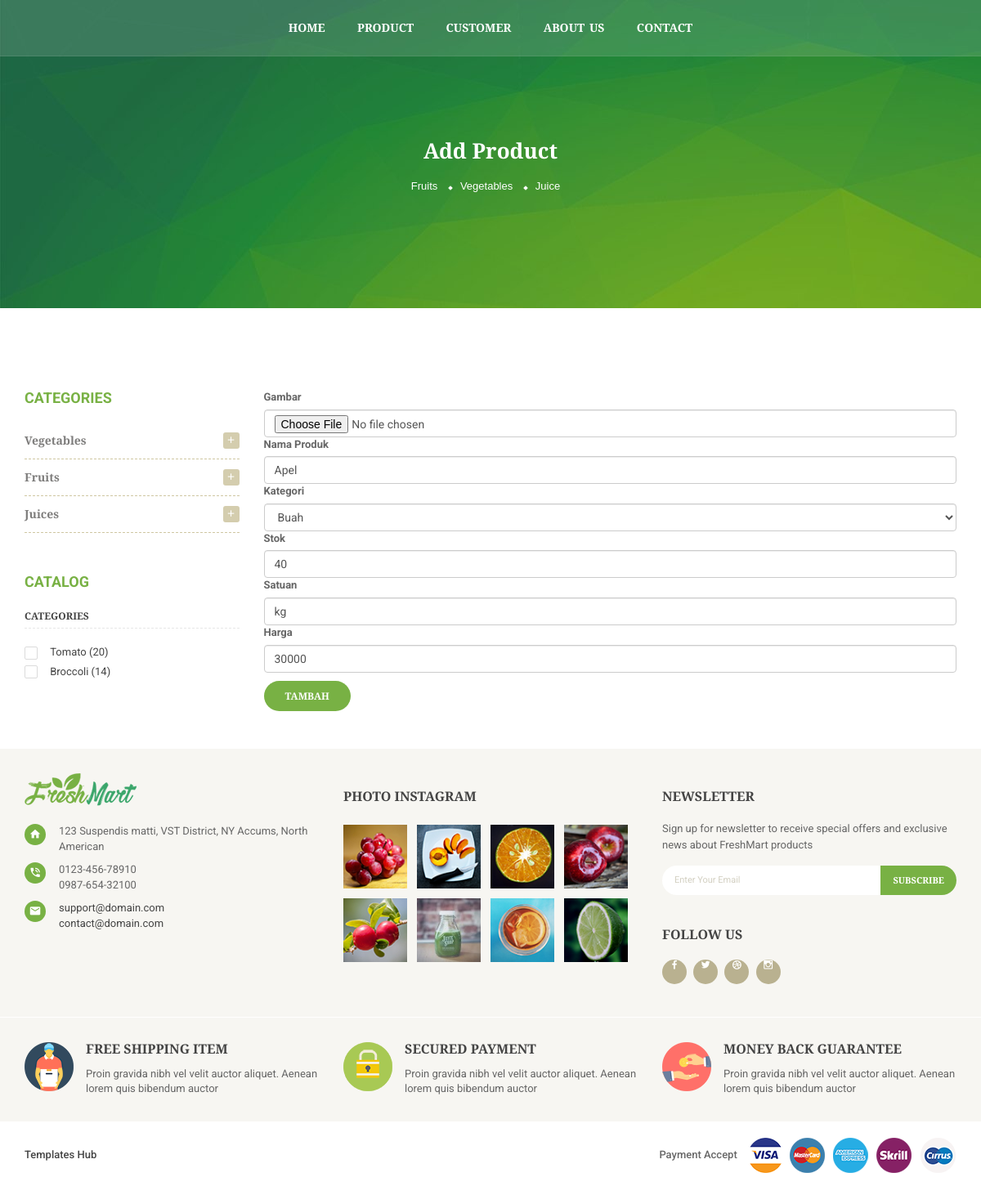
The page /produk/edit_produk.php?id_produk=1 on the database its author committed.
### tables this page shows
CREATE TABLE `produk` (
  `id_produk` int(11) NOT NULL,
  `nama_produk` varchar(50) NOT NULL,
  `id_kategori` int(10) NOT NULL,
  `stok` int(10) NOT NULL,
  `satuan` varchar(5) NOT NULL,
  `harga` int(11) NOT NULL,
  `gambar` varchar(100) DEFAULT NULL
);

### produk/edit_produk.php (the view, shortened to what this page needs)
<!DOCTYPE php>
<php lang="zxx">
<head>
		<link rel="stylesheet" href="../libs/bootstrap/css/bootstrap.css">
		<link rel="stylesheet" href="../libs/font-awesome/css/font-awesome.min.css">
		<link rel="stylesheet" href="../libs/font-material/css/material-design-iconic-font.min.css">
		<link rel="stylesheet" href="../libs/nivo-slider/css/nivo-slider.css">
		<link rel="stylesheet" href="../libs/nivo-slider/css/animate.css">
		<link rel="stylesheet" href="../libs/nivo-slider/css/style.css">
		<link rel="stylesheet" href="../libs/owl.carousel/assets/owl.carousel.min.css">
		<link rel="stylesheet" href="../libs/slider-range/css/jslider.css">
		<link rel="stylesheet" href="../css/style.css">
		<link rel="stylesheet" href="../css/reponsive.css">
	</head>
	<body class="home home-1">
		<div id="all">
				<div id="main-menu">
					<ul class="menu">
						<li class="dropdown">
							<a href="../home.php" title="Homepage">Home</a>
						</li>
						<li class="dropdown">
							<a href="product.php" title="Product">Product</a>
						</li>
						<li class="dropdown">
							<a href="../customer/page-customer.php">Customer</a>
						</li>
						<li>
							<a href="../page-about-us.php">About Us</a>
						</li>
						<li>
							<a href="../page-contact.php">Contact</a>
						</li>
					</ul>
				</div>
			<div id="content" class="site-content">
				<div id="breadcrumb">
					<div class="container">
						<h2 class="title">Add Product</h2>
						<ul class="breadcrumb">
							<li><a href="#" title="Home">Fruits</a></li>
							<li><a href="#" title="Product">Vegetables</a></li>
							<li><a href="#" title="Suplier">Juice</a></li>
						</ul>
					</div>
				</div>
	        <div class="container">
					<div class="row">
						<div id="left-column" class="sidebar col-lg-3 col-md-3 col-sm-3 col-xs-12">
							<div class="block product-categories">
								<h3 class="block-title">Categories</h3>
								<div class="block-content">
									<div class="item">
										<span class="arrow collapsed" data-toggle="collapse" data-target="#vegetables" aria-expanded="false" role="button">
											<i class="zmdi zmdi-plus"></i>
										</span>
										<a class="category-title" href="product-grid-left-sidebar.php">Vegetables</a>
									</div>
									<div class="item">
										<span class="arrow collapsed" data-toggle="collapse" data-target="#fruits" aria-expanded="false" role="button">
											<i class="zmdi zmdi-plus"></i>
										</span>
										<a class="category-title" href="product-grid-left-sidebar.php">Fruits</a>
									</div>
									<div class="item">
										<span class="arrow collapsed" data-toggle="collapse" data-target="#juices" aria-expanded="false" role="button">
											<i class="zmdi zmdi-plus"></i>
										</span>
										<a class="category-title" href="product-grid-left-sidebar.php">Juices</a>
									</div>
								</div>
							</div>
							<div class="block product-filter">
								<h3 class="block-title">Catalog</h3>
								<div class="block-content">
									<div class="filter-item">
										<h3 class="filter-title">Categories</h3>
										<div class="filter-content">
											<ul>
												<li>
													<label class="check">
														<span class="custom-checkbox">
															<span class="checkmark"></span>
														</span>
														<a>Tomato <span class="quantity">(20)</span></a>
													</label>
												</li>
												<li>
													<label class="check">
														<span class="custom-checkbox">
															<span class="checkmark"></span>
														</span>
														<a>Broccoli <span class="quantity">(14)</span></a>
													</label>
												</li>
											</ul>
										</div>
									</div>
								</div>
							</div>
						</div>
						<?php
							include "../connection.php";
							$id_produk = $_GET['id_produk'];
							$produk = mysqli_query($connection,"SELECT * FROM produk WHERE id_produk='$id_produk'");
							while($data = mysqli_fetch_array($produk)){
								$nama_produk = $data['nama_produk'];
								$stok = $data['stok'];
								$satuan = $data['satuan'];
								$harga = $data['harga'];
								$gambar = $data['gambar'];
							}
						?>
						<div id="center-column" class="col-lg-9 col-md-9 col-sm-9 col-xs-12">
							<div class="product-category-page">
								<form action="proses_edit_produk.php?id_produk=<?php echo $id_produk; ?>" method="post" enctype="multipart/form-data">
									<div class="mb-3">
										<label class="form-label">Gambar</label>
										<input type="file" name="gambar" class="form-control"  value="<?php echo $gambar; ?>">
									</div>
									<div class="mb-3">
										<label for="exampleInputNama" class="form-label">Nama Produk</label>
										<input type="text" name="nama_produk" class="form-control" required="" autocomplete="off" value="<?php echo $nama_produk; ?>">
									</div>
									<div>
										<label for="exampleInputNama" class="form-label">Kategori</label>
										<select class="form-control nice-select wide" name="id_kategori">
											<?php
											include "../connection.php";
											$query = mysqli_query($connection,"SELECT * FROM kategori");
											while ($data = mysqli_fetch_array($query)) {
												echo "<option value=$data[id_kategori]> $data[nama_kategori]</option>";}
											?>
										</select>
									</div>
									<div class="mb-3">
										<label for="exampleInputNama" class="form-label">Stok</label>
										<input type="number" name="stok" class="form-control" required="" autocomplete="off" value="<?php echo $stok; ?>">
									</div>
									<div class="mb-3">
										<label for="exampleInputNama" class="form-label">Satuan</label>
										<input type="text" name="satuan" class="form-control" required="" autocomplete="off" value="<?php echo $satuan; ?>">
									</div>
									<div class="mb-3">
										<label for="exampleInputNama" class="form-label">Harga</label>
										<input type="number" name="harga" class="form-control" required="" autocomplete="off" value="<?php echo $harga; ?>">
									</div>
									<div style="margin-top: 10px;">
										<button type="submit" name="submit" class="btn btn-primary">
											Tambah
										</button>
									</div>
								</form>
							</div>
						</div>
					</div>
				</div>
			<footer id="footer">
				<div class="footer">
					<div class="footer-top">
						<div class="container">
							<div class="row">
								<div class="col-lg-4 col-md-4 col-sm-4 col-xs-12">
									<div class="block text">
										<div class="block-content">
											<a href="index.php" class="logo-footer">
												<img src="../img/logo-2.png" alt="Logo">
											</a>
											<div class="contact">
												<div class="item d-flex">
													<div class="item-left">
														<i class="zmdi zmdi-home"></i>
													</div>
													<div class="item-right">
														<span>123 Suspendis matti, VST District, NY Accums, North American</span>
													</div>
												</div>
												<div class="item d-flex">
													<div class="item-left">
														<i class="zmdi zmdi-phone-in-talk"></i>
													</div>
													<div class="item-right">
														<span>0123-456-78910<br>0987-654-32100</span>
													</div>
												</div>
												<div class="item d-flex">
													<div class="item-left">
														<i class="zmdi zmdi-email"></i>
													</div>
													<div class="item-right">
														<span><a href="mailto:support@domain.com">support@domain.com</a><br><a href="mailto:contact@domain.com">contact@domain.com</a></span>
													</div>
												</div>
											</div>
										</div>
									</div>
								</div>
								<div class="col-lg-4 col-md-4 col-sm-4 col-xs-12">
									<div class="block instagram">
										<h2 class="block-title">Photo Instagram</h2>
										<div class="block-content">
											<div class="row margin-0">
												<div class="col-xs-3 col-sm-3 col-md-3 col-lg-3 padding-0">
													<a href="#">
														<img src="../img/instagram-1.png" alt="Instagram Image">
													</a>
												</div>
												<div class="col-xs-3 col-sm-3 col-md-3 col-lg-3 padding-0">
													<a href="#">
														<img src="../img/instagram-2.png" alt="Instagram Image">
													</a>
												</div>
												<div class="col-xs-3 col-sm-3 col-md-3 col-lg-3 padding-0">
													<a href="#">
														<img src="../img/instagram-3.png" alt="Instagram Image">
													</a>
												</div>
												<div class="col-xs-3 col-sm-3 col-md-3 col-lg-3 padding-0">
													<a href="#">
														<img src="../img/instagram-4.png" alt="Instagram Image">
													</a>
												</div>
												<div class="col-xs-3 col-sm-3 col-md-3 col-lg-3 padding-0">
													<a href="#">
														<img src="../img/instagram-5.png" alt="Instagram Image">
													</a>
												</div>
												<div class="col-xs-3 col-sm-3 col-md-3 col-lg-3 padding-0">
													<a href="#">
														<img src="../img/instagram-6.png" alt="Instagram Image">
													</a>
												</div>
												<div class="col-xs-3 col-sm-3 col-md-3 col-lg-3 padding-0">
													<a href="#">
														<img src="../img/instagram-7.png" alt="Instagram Image">
													</a>
												</div>
												<div class="col-xs-3 col-sm-3 col-md-3 col-lg-3 padding-0">
													<a href="#">
														<img src="../img/instagram-8.png" alt="Instagram Image">
													</a>
												</div>
											</div>
										</div>
									</div>
								</div>
								<div class="col-lg-4 col-md-4 col-sm-4 col-xs-12">
									<div class="block newsletter">
										<h2 class="block-title">Newsletter</h2>
										<div class="block-content">
											<p class="description">Sign up for newsletter to receive special offers and exclusive news about FreshMart products</p>
											<form action="#" method="post">
												<input type="text" placeholder="Enter Your Email">
												<button type="submit" class="btn btn-primary">Subscribe</button>
											</form>
										</div>
									</div>
									<div class="block social">
										<h2 class="block-title">Follow Us</h2>
										<div class="block-content">
											<ul>
												<li><a href="#"><i class="zmdi zmdi-facebook"></i></a></li>
												<li><a href="#"><i class="zmdi zmdi-twitter"></i></a></li>
												<li><a href="#"><i class="zmdi zmdi-dribbble"></i></a></li>
												<li><a href="#"><i class="zmdi zmdi-instagram"></i></a></li>
											</ul>
										</div>
									</div>
								</div>
							</div>
						</div>
					</div>
					<div class="footer-bottom">
						<div class="payment-intro">
							<div class="container">
								<div class="row">
									<div class="col-lg-4 col-md-4 col-sm-12 col-xs-12">
										<div class="item d-flex">
											<div class="item-left">
												<img src="../img/home1-payment-1.png" alt="Payment Intro">
											</div>
											<div class="item-right">
												<h3 class="title">Free Shipping item</h3>
												<div class="content">Proin gravida nibh vel velit auctor aliquet. Aenean lorem quis bibendum auctor</div>
											</div>
										</div>
									</div>
									<div class="col-lg-4 col-md-4 col-sm-12 col-xs-12">
										<div class="item d-flex">
											<div class="item-left">
												<img src="../img/home1-payment-2.png" alt="Payment Intro">
											</div>
											<div class="item-right">
												<h3 class="title">Secured Payment</h3>
												<div class="content">Proin gravida nibh vel velit auctor aliquet. Aenean lorem quis bibendum auctor</div>
											</div>
										</div>
									</div>
									<div class="col-lg-4 col-md-4 col-sm-12 col-xs-12">
										<div class="item d-flex">
											<div class="item-left">
												<img src="../img/home1-payment-3.png" alt="Payment Intro">
											</div>
											<div class="item-right">
												<h3 class="title">Money Back Guarantee</h3>
												<div class="content">Proin gravida nibh vel velit auctor aliquet. Aenean lorem quis bibendum auctor</div>
											</div>
										</div>
									</div>
								</div>
							</div>
						</div>
					</div>
				</div>
				<div class="footer-copyright">
					<div class="container">
						<div class="row">
							<div class="col-lg-7 col-md-7 col-sm-7 col-xs-12">
								<div class="copyright"><a target="_blank" href="https://www.templateshub.net">Templates Hub</a></div>
							</div>
							<div class="col-lg-5 col-md-5 col-sm-5 col-xs-12 align-right">
								<div class="payment">
									<span>Payment Accept</span>
									<img src="../img/payment.png" alt="Payment">
								</div>
							</div>
						</div>
					</div>
				</div>
			</footer>
		</div>
	</body>
</php>

### rows shown on the page
produk: nama_produk "Apel", stok "40", satuan "kg", harga "30000"

### other values the page prints
form field id_kategori "Buah"
